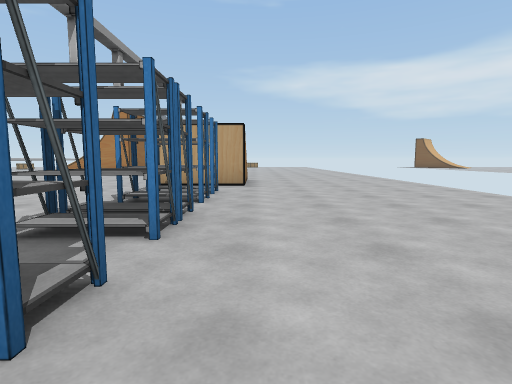
View 1 (above)

22 first-person views from a walk through a scene from a Unity 3-D project. The camera is 1.2 m above the floor, tilts 6° down and sees 80° across. The floor is counted in squares, 2 m on a side. Each view is taken from the middle of a square. On the plan, view 1 faces up. The plan holds only what a view shows up to about 9 squares ahead; the rest is blank. The place goes on beyond the plan. The player is left out. Some surface patterns are stand-ins.

View 2
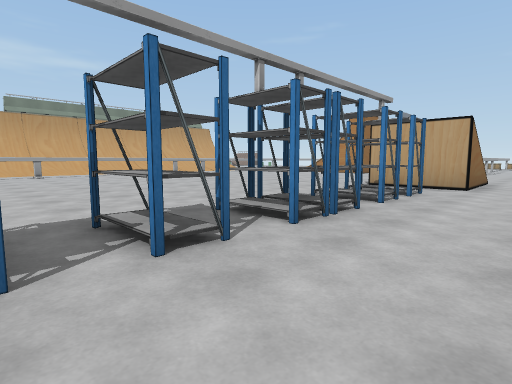

View 3
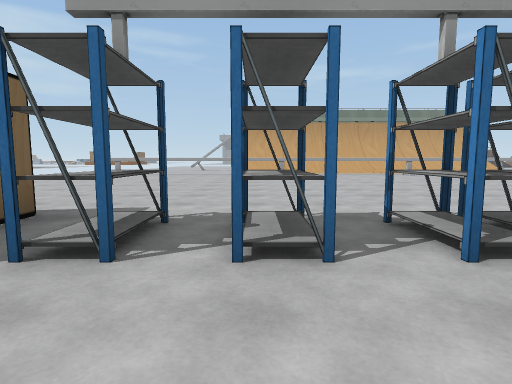

View 4
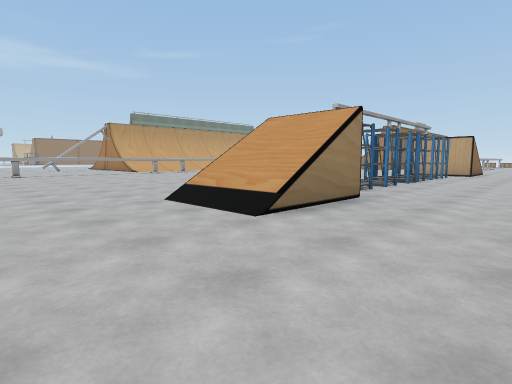

View 5
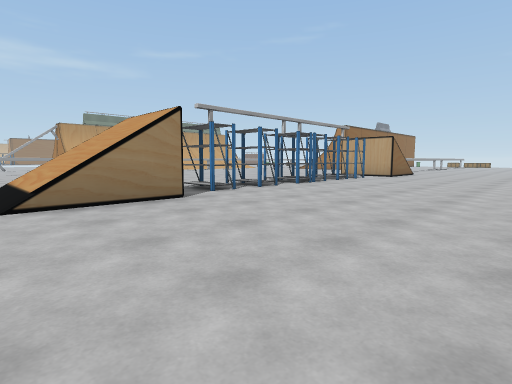

View 6
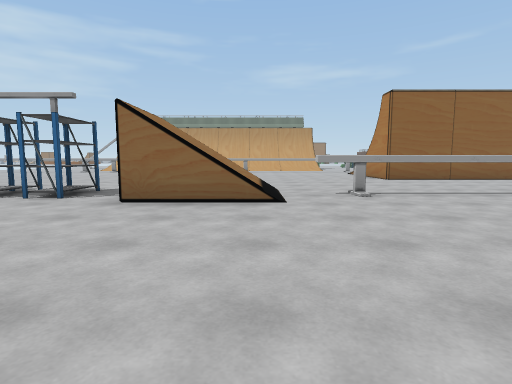

View 7
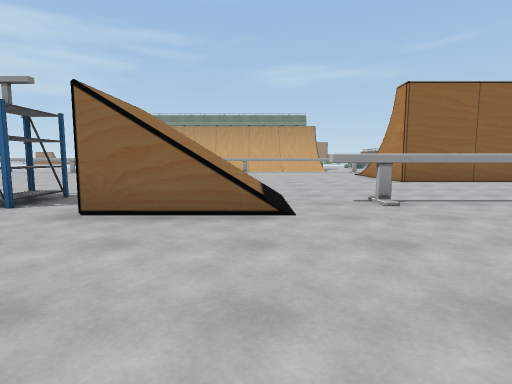

View 8
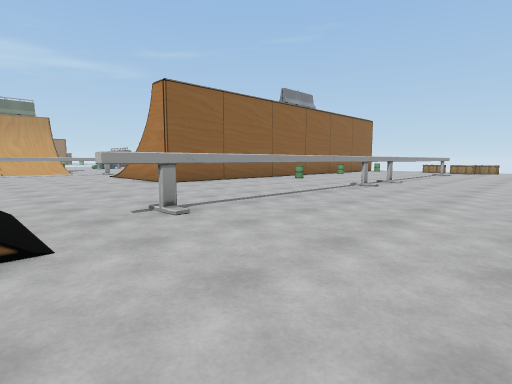

View 9
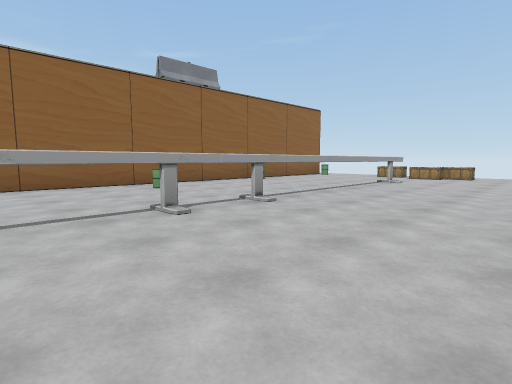

View 10
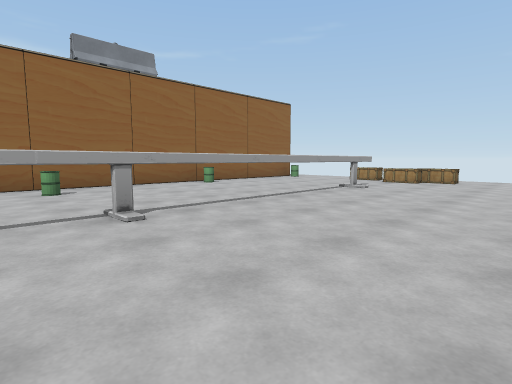

View 11
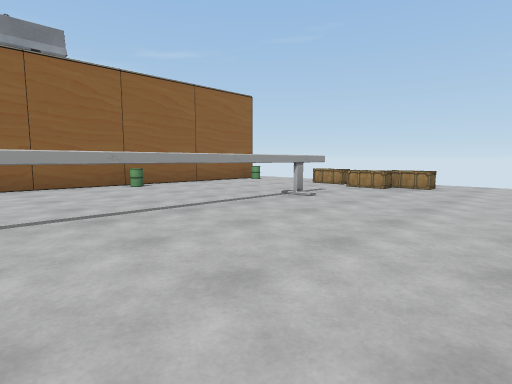

View 12
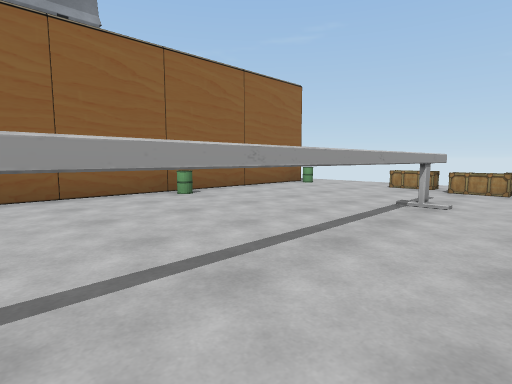

View 13
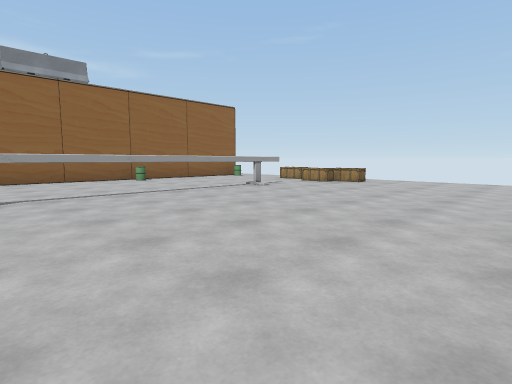

View 14
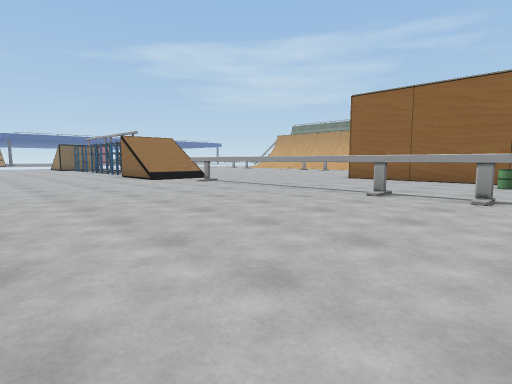

View 15
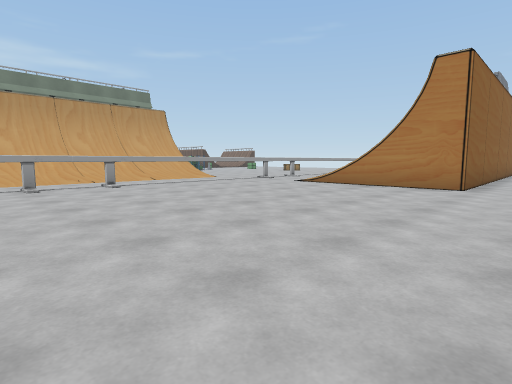

View 16
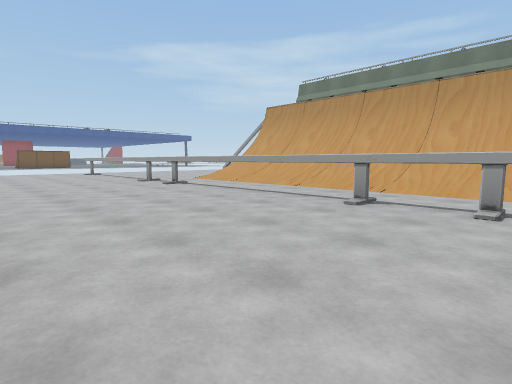

View 17
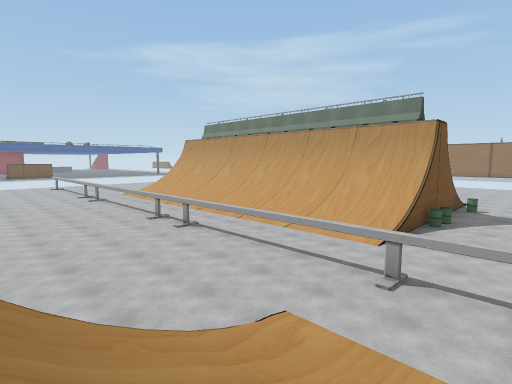

View 18
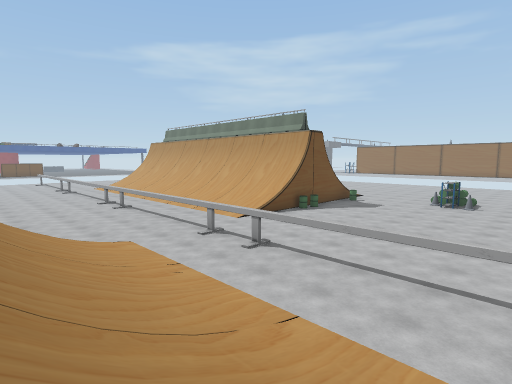

View 19
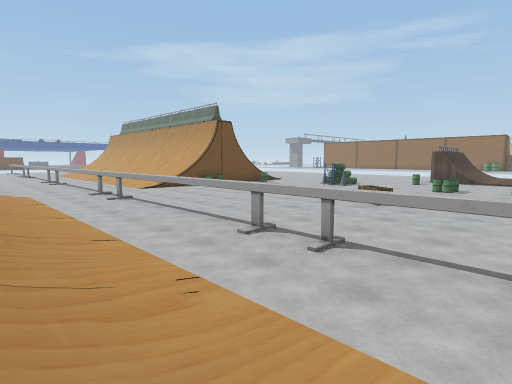

View 20
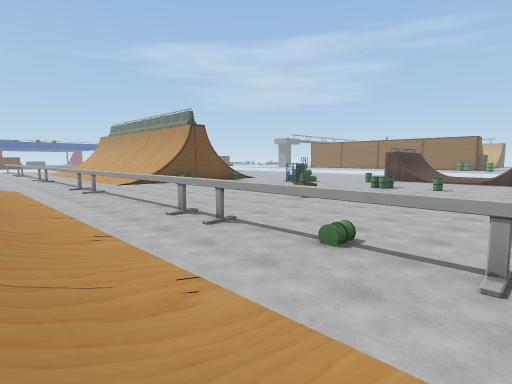

View 21
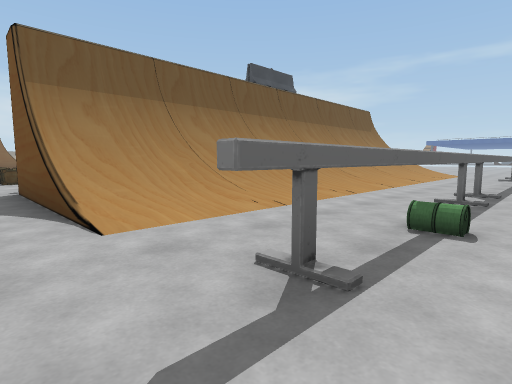

View 22
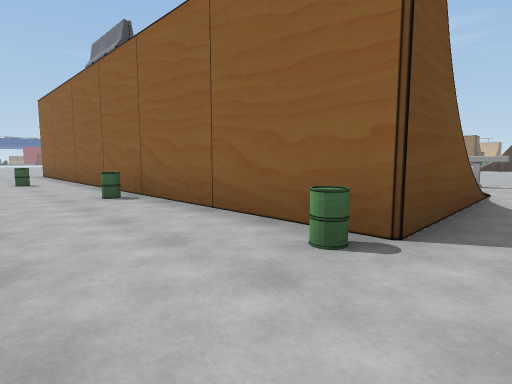

### Floor plan
Key: @ floor where view 1 was taken; # wall or solid block; . floor; / step, stairs or slope; = window, fence, low wall or low ledge; v drop or lower ground; T thing the floor can be seen under or through; O other object.
Columns run from 19 left of view 1 to 4 right of it. Each row starts with its distance up from view 1.
 26        ........... ....
 25      ...#.///#O..OOO...
 24 ..  ....#.///#.........
 23 ..  ....#.///#....T....
 22     ....#.///#....T.....
 21     ....#.///#O...T.....
 20     O...#.///#....T.....
 19     ....#.///#....T.....
 18  .......#.///#....T.....
 17  .......#.///#.O..T.....
 16   ......#.///#....T.....
 15    .....#.///#....T.....
 14  .......#.///#....T.....
 13  ..OO...#./#v.....T.....
 12   ##///.#.........T....
 11    #///.#.........T....
 10     ///.#.........T....
  9      //.#........///....
  8    #///.#........///....
  7    #///.#........==/....
  6    #///.#........OO.....
  5    #///.#........OO.....
  4     ///.#...............
  3      //.#........OO....
  2       /.#..............
  1         #........OO.....
  0         #........OO@....
 -1           ..............
 -2            ......///....
 -3            ......///....
 -4            .............
 -5            ...........
 -6                 ......

Positions as (right, up) in squares from view 1, and headings:
1: (0, 0), facing up
2: (1, 0), facing up-left
3: (1, 1), facing left
4: (2, -6), facing up-left
5: (4, -4), facing up-left
6: (4, 9), facing left
7: (3, 9), facing left
8: (2, 9), facing up-left
9: (2, 14), facing up-left
10: (2, 16), facing up-left
11: (2, 18), facing up-left
12: (0, 18), facing up-left
13: (4, 17), facing up-left
14: (4, 18), facing down-left
15: (-4, 6), facing up-left
16: (-7, 9), facing down-left
17: (-7, 15), facing down-left
18: (-7, 19), facing down-left
19: (-8, 23), facing down-left
20: (-8, 25), facing down-left
21: (-12, 26), facing down-right
22: (-3, 26), facing down-left
